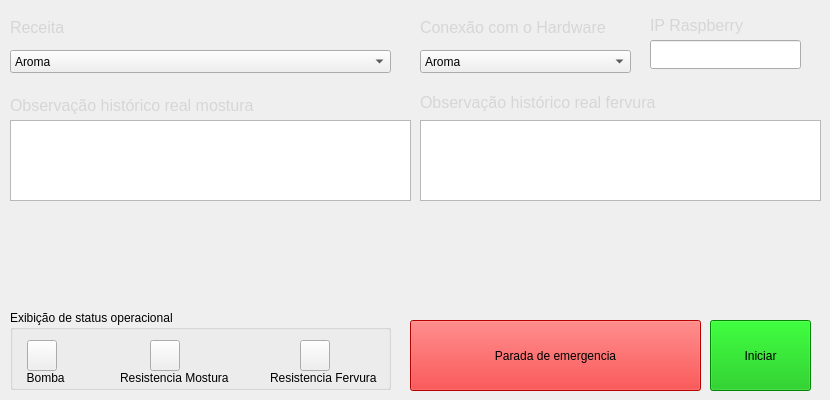
            <widget class="QWidget" name="painel_pg">
             <widget class="QComboBox" name="tipo_adjunto_cb_8">
              <property name="geometry">
               <rect>
                <x>10</x>
                <y>50</y>
                <width>381</width>
                <height>23</height>
               </rect>
              </property>
              <property name="minimumSize">
               <size>
                <width>100</width>
                <height>0</height>
               </size>
              </property>
              <property name="placeholderText">
               <string/>
              </property>
              <item>
               <property name="text">
                <string>Aroma</string>
               </property>
              </item>
              <item>
               <property name="text">
                <string>Bebida alcólica</string>
               </property>
              </item>
              <item>
               <property name="text">
                <string>Dulçor</string>
               </property>
              </item>
              <item>
               <property name="text">
                <string>Chá</string>
               </property>
              </item>
              <item>
               <property name="text">
                <string>Infusão</string>
               </property>
              </item>
              <item>
               <property name="text">
                <string>Suco</string>
               </property>
              </item>
             </widget>
             <widget class="QLabel" name="label_106">
              <property name="geometry">
               <rect>
                <x>10</x>
                <y>12</y>
                <width>381</width>
                <height>32</height>
               </rect>
              </property>
              <property name="text">
               <string>&lt;html&gt;&lt;head/&gt;&lt;body&gt;&lt;p&gt;&lt;span style=&quot; font-size:12pt; color:#d6d6d6;&quot;&gt;Receita&lt;/span&gt;&lt;/p&gt;&lt;/body&gt;&lt;/html&gt;</string>
              </property>
             </widget>
             <widget class="QLabel" name="label_107">
              <property name="geometry">
               <rect>
                <x>420</x>
                <y>12</y>
                <width>211</width>
                <height>32</height>
               </rect>
              </property>
              <property name="text">
               <string>&lt;html&gt;&lt;head/&gt;&lt;body&gt;&lt;p&gt;&lt;span style=&quot; font-size:12pt; color:#d6d6d6;&quot;&gt;Conexão com o Hardware&lt;/span&gt;&lt;/p&gt;&lt;/body&gt;&lt;/html&gt;</string>
              </property>
             </widget>
             <widget class="QComboBox" name="tipo_adjunto_cb_9">
              <property name="geometry">
               <rect>
                <x>420</x>
                <y>50</y>
                <width>211</width>
                <height>23</height>
               </rect>
              </property>
              <property name="minimumSize">
               <size>
                <width>100</width>
                <height>0</height>
               </size>
              </property>
              <property name="placeholderText">
               <string/>
              </property>
              <item>
               <property name="text">
                <string>Aroma</string>
               </property>
              </item>
              <item>
               <property name="text">
                <string>Bebida alcólica</string>
               </property>
              </item>
              <item>
               <property name="text">
                <string>Dulçor</string>
               </property>
              </item>
              <item>
               <property name="text">
                <string>Chá</string>
               </property>
              </item>
              <item>
               <property name="text">
                <string>Infusão</string>
               </property>
              </item>
              <item>
               <property name="text">
                <string>Suco</string>
               </property>
              </item>
             </widget>
             <widget class="QLineEdit" name="descricao_adjunto_tbx_40">
              <property name="geometry">
               <rect>
                <x>650</x>
                <y>40</y>
                <width>151</width>
                <height>29</height>
               </rect>
              </property>
              <property name="font">
               <font>
                <pointsize>12</pointsize>
                <bold>true</bold>
               </font>
              </property>
              <property name="placeholderText">
               <string/>
              </property>
             </widget>
             <widget class="QLabel" name="label_108">
              <property name="geometry">
               <rect>
                <x>650</x>
                <y>10</y>
                <width>151</width>
                <height>32</height>
               </rect>
              </property>
              <property name="text">
               <string>&lt;html&gt;&lt;head/&gt;&lt;body&gt;&lt;p&gt;&lt;span style=&quot; font-size:12pt; color:#d6d6d6;&quot;&gt;IP Raspberry&lt;/span&gt;&lt;/p&gt;&lt;/body&gt;&lt;/html&gt;</string>
              </property>
             </widget>
             <widget class="QGraphicsView" name="graphicsView">
              <property name="geometry">
               <rect>
                <x>10</x>
                <y>120</y>
                <width>401</width>
                <height>81</height>
               </rect>
              </property>
             </widget>
             <widget class="QGraphicsView" name="graphicsView_2">
              <property name="geometry">
               <rect>
                <x>420</x>
                <y>120</y>
                <width>401</width>
                <height>81</height>
               </rect>
              </property>
             </widget>
             <widget class="QLabel" name="label_111">
              <property name="geometry">
               <rect>
                <x>10</x>
                <y>90</y>
                <width>401</width>
                <height>32</height>
               </rect>
              </property>
              <property name="text">
               <string>&lt;html&gt;&lt;head/&gt;&lt;body&gt;&lt;p&gt;&lt;span style=&quot; font-size:12pt; color:#d6d6d6;&quot;&gt;Observação histórico real mostura&lt;/span&gt;&lt;/p&gt;&lt;/body&gt;&lt;/html&gt;</string>
              </property>
             </widget>
             <widget class="QLabel" name="label_112">
              <property name="geometry">
               <rect>
                <x>420</x>
                <y>87</y>
                <width>401</width>
                <height>32</height>
               </rect>
              </property>
              <property name="text">
               <string>&lt;html&gt;&lt;head/&gt;&lt;body&gt;&lt;p&gt;&lt;span style=&quot; font-size:12pt; color:#d6d6d6;&quot;&gt;Observação histórico real fervura&lt;/span&gt;&lt;/p&gt;&lt;/body&gt;&lt;/html&gt;</string>
              </property>
             </widget>
             <widget class="QGroupBox" name="groupBox_7">
              <property name="geometry">
               <rect>
                <x>10</x>
                <y>310</y>
                <width>381</width>
                <height>80</height>
               </rect>
              </property>
              <property name="title">
               <string>Exibição de status operacional</string>
              </property>
              <widget class="QLabel" name="label_70">
               <property name="geometry">
                <rect>
                 <x>10</x>
                 <y>60</y>
                 <width>101</width>
                 <height>16</height>
                </rect>
               </property>
               <property name="text">
                <string>  Bomba</string>
               </property>
              </widget>
              <widget class="QLabel" name="label_71">
               <property name="geometry">
                <rect>
                 <x>110</x>
                 <y>60</y>
                 <width>151</width>
                 <height>16</height>
                </rect>
               </property>
               <property name="text">
                <string>Resistencia Mostura</string>
               </property>
              </widget>
              <widget class="QLabel" name="label_72">
               <property name="geometry">
                <rect>
                 <x>260</x>
                 <y>60</y>
                 <width>121</width>
                 <height>16</height>
                </rect>
               </property>
               <property name="text">
                <string>Resistencia Fervura</string>
               </property>
              </widget>
              <widget class="QPushButton" name="pushButton_7">
               <property name="geometry">
                <rect>
                 <x>17</x>
                 <y>30</y>
                 <width>30</width>
                 <height>31</height>
                </rect>
               </property>
               <property name="text">
                <string/>
               </property>
               <property name="icon">
                <iconset resource="icons.qrc">
                 <normaloff>:/icons/icons/novos_icones/status_ligado.png</normaloff>:/icons/icons/novos_icones/status_ligado.png</iconset>
               </property>
               <property name="iconSize">
                <size>
                 <width>32</width>
                 <height>32</height>
                </size>
               </property>
              </widget>
              <widget class="QPushButton" name="pushButton_8">
               <property name="geometry">
                <rect>
                 <x>140</x>
                 <y>30</y>
                 <width>30</width>
                 <height>31</height>
                </rect>
               </property>
               <property name="text">
                <string/>
               </property>
               <property name="icon">
                <iconset resource="icons.qrc">
                 <normaloff>:/icons/icons/novos_icones/status_ligado.png</normaloff>:/icons/icons/novos_icones/status_ligado.png</iconset>
               </property>
               <property name="iconSize">
                <size>
                 <width>32</width>
                 <height>32</height>
                </size>
               </property>
              </widget>
              <widget class="QPushButton" name="pushButton_9">
               <property name="geometry">
                <rect>
                 <x>290</x>
                 <y>30</y>
                 <width>30</width>
                 <height>31</height>
                </rect>
               </property>
               <property name="text">
                <string/>
               </property>
               <property name="icon">
                <iconset resource="icons.qrc">
                 <normaloff>:/icons/icons/novos_icones/status_desligado.png</normaloff>:/icons/icons/novos_icones/status_desligado.png</iconset>
               </property>
               <property name="iconSize">
                <size>
                 <width>32</width>
                 <height>32</height>
                </size>
               </property>
              </widget>
             </widget>
             <widget class="QPushButton" name="pushButton_5">
              <property name="geometry">
               <rect>
                <x>410</x>
                <y>320</y>
                <width>291</width>
                <height>71</height>
               </rect>
              </property>
              <property name="styleSheet">
               <string notr="true">font: 700 18pt &quot;Segoe UI&quot;;
background-color: rgb(255, 0, 0);</string>
              </property>
              <property name="text">
               <string>Parada de emergencia</string>
              </property>
             </widget>
             <widget class="QPushButton" name="pushButton_6">
              <property name="geometry">
               <rect>
                <x>710</x>
                <y>320</y>
                <width>101</width>
                <height>71</height>
               </rect>
              </property>
              <property name="styleSheet">
               <string notr="true">font: 700 18pt &quot;Segoe UI&quot;;
background-color: rgb(0, 188, 0);</string>
              </property>
              <property name="text">
               <string>Iniciar</string>
              </property>
             </widget>
            </widget>
